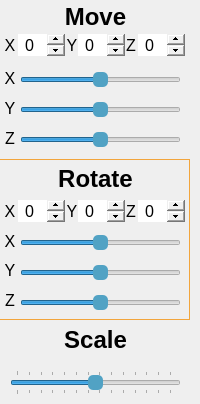
    <widget class="QWidget" name="transform">
     <attribute name="title">
      <string>Transform</string>
     </attribute>
     <widget class="QSpinBox" name="spinBox_rotX">
      <property name="geometry">
       <rect>
        <x>18</x>
        <y>200</y>
        <width>47</width>
        <height>22</height>
       </rect>
      </property>
      <property name="font">
       <font>
        <pointsize>12</pointsize>
       </font>
      </property>
      <property name="styleSheet">
       <string notr="true">QSpinBox
{
    border-style: none;
    border-radius: 5px;
    margin-left: -5px
}
QSpinBox::down-button{
    width: 18
}
QSpinBox::up-button{
    width: 18
}</string>
      </property>
      <property name="alignment">
       <set>Qt::AlignCenter</set>
      </property>
      <property name="minimum">
       <number>-180</number>
      </property>
      <property name="maximum">
       <number>180</number>
      </property>
      <property name="singleStep">
       <number>10</number>
      </property>
     </widget>
     <widget class="QSpinBox" name="spinBox_rotY">
      <property name="geometry">
       <rect>
        <x>78</x>
        <y>200</y>
        <width>47</width>
        <height>22</height>
       </rect>
      </property>
      <property name="font">
       <font>
        <pointsize>12</pointsize>
       </font>
      </property>
      <property name="styleSheet">
       <string notr="true">QSpinBox
{
    border-style: none;
    border-radius: 5px;
    margin-left: -5px
}
QSpinBox::down-button{
    width: 18
}
QSpinBox::up-button{
    width: 18
}</string>
      </property>
      <property name="alignment">
       <set>Qt::AlignCenter</set>
      </property>
      <property name="minimum">
       <number>-180</number>
      </property>
      <property name="maximum">
       <number>180</number>
      </property>
      <property name="singleStep">
       <number>10</number>
      </property>
     </widget>
     <widget class="QSpinBox" name="spinBox_rotZ">
      <property name="geometry">
       <rect>
        <x>138</x>
        <y>200</y>
        <width>47</width>
        <height>22</height>
       </rect>
      </property>
      <property name="font">
       <font>
        <pointsize>12</pointsize>
       </font>
      </property>
      <property name="styleSheet">
       <string notr="true">QSpinBox
{
    border-style: none;
    border-radius: 5px;
    margin-left: -5px
}
QSpinBox::down-button{
    width: 18
}
QSpinBox::up-button{
    width: 18
}</string>
      </property>
      <property name="alignment">
       <set>Qt::AlignCenter</set>
      </property>
      <property name="minimum">
       <number>-180</number>
      </property>
      <property name="maximum">
       <number>180</number>
      </property>
      <property name="singleStep">
       <number>10</number>
      </property>
     </widget>
     <widget class="QSlider" name="horizontalSlider_rotX">
      <property name="geometry">
       <rect>
        <x>20</x>
        <y>230</y>
        <width>161</width>
        <height>25</height>
       </rect>
      </property>
      <property name="styleSheet">
       <string notr="true">QSlider::handle:horizontal { 
	background-color: #51a2c4; 
	width: 50px; 
	height: 50px; 
	border-radius: 5px; 
}</string>
      </property>
      <property name="minimum">
       <number>-180</number>
      </property>
      <property name="maximum">
       <number>180</number>
      </property>
      <property name="orientation">
       <enum>Qt::Horizontal</enum>
      </property>
     </widget>
     <widget class="QSlider" name="horizontalSlider_rotY">
      <property name="geometry">
       <rect>
        <x>20</x>
        <y>260</y>
        <width>161</width>
        <height>25</height>
       </rect>
      </property>
      <property name="styleSheet">
       <string notr="true">QSlider::handle:horizontal { 
	background-color: #51a2c4; 
	width: 50px; 
	height: 50px; 
	border-radius: 5px; 
}</string>
      </property>
      <property name="minimum">
       <number>-180</number>
      </property>
      <property name="maximum">
       <number>180</number>
      </property>
      <property name="orientation">
       <enum>Qt::Horizontal</enum>
      </property>
     </widget>
     <widget class="QSlider" name="horizontalSlider_rotZ">
      <property name="geometry">
       <rect>
        <x>20</x>
        <y>290</y>
        <width>161</width>
        <height>25</height>
       </rect>
      </property>
      <property name="styleSheet">
       <string notr="true">QSlider::handle:horizontal { 
	background-color: #51a2c4; 
	width: 50px; 
	height: 50px; 
	border-radius: 5px; 
}</string>
      </property>
      <property name="minimum">
       <number>-180</number>
      </property>
      <property name="maximum">
       <number>180</number>
      </property>
      <property name="orientation">
       <enum>Qt::Horizontal</enum>
      </property>
     </widget>
     <widget class="QSlider" name="horizontalSlider_Scale">
      <property name="geometry">
       <rect>
        <x>10</x>
        <y>370</y>
        <width>171</width>
        <height>25</height>
       </rect>
      </property>
      <property name="styleSheet">
       <string notr="true">QSlider::handle:horizontal { 
	background-color: #51a2c4; 
	width: 50px; 
	height: 50px; 
	border-radius: 5px; 
}</string>
      </property>
      <property name="minimum">
       <number>1</number>
      </property>
      <property name="maximum">
       <number>200</number>
      </property>
      <property name="value">
       <number>100</number>
      </property>
      <property name="orientation">
       <enum>Qt::Horizontal</enum>
      </property>
      <property name="tickPosition">
       <enum>QSlider::TicksBothSides</enum>
      </property>
      <property name="tickInterval">
       <number>15</number>
      </property>
     </widget>
     <widget class="QLabel" name="label_Scale">
      <property name="geometry">
       <rect>
        <x>0</x>
        <y>330</y>
        <width>191</width>
        <height>20</height>
       </rect>
      </property>
      <property name="font">
       <font>
        <pointsize>18</pointsize>
        <weight>75</weight>
        <bold>true</bold>
       </font>
      </property>
      <property name="styleSheet">
       <string notr="true">QLabel {
	color: black;
}</string>
      </property>
      <property name="text">
       <string>Scale</string>
      </property>
      <property name="alignment">
       <set>Qt::AlignCenter</set>
      </property>
     </widget>
     <widget class="QLabel" name="label_Rotate">
      <property name="geometry">
       <rect>
        <x>0</x>
        <y>169</y>
        <width>191</width>
        <height>20</height>
       </rect>
      </property>
      <property name="font">
       <font>
        <pointsize>18</pointsize>
        <weight>75</weight>
        <bold>true</bold>
       </font>
      </property>
      <property name="styleSheet">
       <string notr="true">QLabel {
	color: black;
}</string>
      </property>
      <property name="text">
       <string>Rotate</string>
      </property>
      <property name="alignment">
       <set>Qt::AlignCenter</set>
      </property>
     </widget>
     <widget class="QLabel" name="label_Move">
      <property name="geometry">
       <rect>
        <x>0</x>
        <y>7</y>
        <width>191</width>
        <height>20</height>
       </rect>
      </property>
      <property name="font">
       <font>
        <pointsize>18</pointsize>
        <weight>75</weight>
        <bold>true</bold>
       </font>
      </property>
      <property name="styleSheet">
       <string notr="true">QLabel {
	color: black;
}</string>
      </property>
      <property name="text">
       <string>Move</string>
      </property>
      <property name="alignment">
       <set>Qt::AlignCenter</set>
      </property>
     </widget>
     <widget class="QLabel" name="label_Xr">
      <property name="geometry">
       <rect>
        <x>2</x>
        <y>203</y>
        <width>16</width>
        <height>16</height>
       </rect>
      </property>
      <property name="font">
       <font>
        <pointsize>12</pointsize>
       </font>
      </property>
      <property name="styleSheet">
       <string notr="true">QLabel {
	color: black;
}</string>
      </property>
      <property name="text">
       <string>X</string>
      </property>
      <property name="alignment">
       <set>Qt::AlignCenter</set>
      </property>
     </widget>
     <widget class="QLabel" name="label_Yr">
      <property name="geometry">
       <rect>
        <x>64</x>
        <y>203</y>
        <width>16</width>
        <height>16</height>
       </rect>
      </property>
      <property name="font">
       <font>
        <pointsize>12</pointsize>
       </font>
      </property>
      <property name="styleSheet">
       <string notr="true">QLabel {
	color: black;
}</string>
      </property>
      <property name="text">
       <string>Y</string>
      </property>
      <property name="alignment">
       <set>Qt::AlignCenter</set>
      </property>
     </widget>
     <widget class="QLabel" name="label_Zr">
      <property name="geometry">
       <rect>
        <x>123</x>
        <y>203</y>
        <width>16</width>
        <height>16</height>
       </rect>
      </property>
      <property name="font">
       <font>
        <pointsize>12</pointsize>
       </font>
      </property>
      <property name="styleSheet">
       <string notr="true">QLabel {
	color: black;
}</string>
      </property>
      <property name="text">
       <string>Z</string>
      </property>
      <property name="alignment">
       <set>Qt::AlignCenter</set>
      </property>
     </widget>
     <widget class="QLabel" name="label_Xr_Slider">
      <property name="geometry">
       <rect>
        <x>2</x>
        <y>233</y>
        <width>16</width>
        <height>16</height>
       </rect>
      </property>
      <property name="font">
       <font>
        <pointsize>12</pointsize>
       </font>
      </property>
      <property name="styleSheet">
       <string notr="true">QLabel {
	color: black;
}</string>
      </property>
      <property name="text">
       <string>X</string>
      </property>
      <property name="alignment">
       <set>Qt::AlignCenter</set>
      </property>
     </widget>
     <widget class="QLabel" name="label_Yr_Slider">
      <property name="geometry">
       <rect>
        <x>2</x>
        <y>261</y>
        <width>16</width>
        <height>18</height>
       </rect>
      </property>
      <property name="font">
       <font>
        <pointsize>12</pointsize>
       </font>
      </property>
      <property name="styleSheet">
       <string notr="true">QLabel {
	color: black;
}</string>
      </property>
      <property name="text">
       <string>Y</string>
      </property>
      <property name="alignment">
       <set>Qt::AlignCenter</set>
      </property>
     </widget>
     <widget class="QLabel" name="label_Zr_Slider">
      <property name="geometry">
       <rect>
        <x>2</x>
        <y>291</y>
        <width>16</width>
        <height>18</height>
       </rect>
      </property>
      <property name="font">
       <font>
        <pointsize>12</pointsize>
       </font>
      </property>
      <property name="styleSheet">
       <string notr="true">QLabel {
	color: black;
}</string>
      </property>
      <property name="text">
       <string>Z</string>
      </property>
      <property name="alignment">
       <set>Qt::AlignCenter</set>
      </property>
     </widget>
     <widget class="QLabel" name="label_transformBorder">
      <property name="geometry">
       <rect>
        <x>-1</x>
        <y>159</y>
        <width>191</width>
        <height>161</height>
       </rect>
      </property>
      <property name="styleSheet">
       <string notr="true">QLabel {
    border: 1px solid rgb(242, 165, 60);
}</string>
      </property>
      <property name="text">
       <string/>
      </property>
     </widget>
     <widget class="QLabel" name="label_Xm_Fact">
      <property name="geometry">
       <rect>
        <x>2</x>
        <y>70</y>
        <width>16</width>
        <height>16</height>
       </rect>
      </property>
      <property name="font">
       <font>
        <pointsize>12</pointsize>
       </font>
      </property>
      <property name="styleSheet">
       <string notr="true">QLabel {
	color: black;
}</string>
      </property>
      <property name="text">
       <string>X</string>
      </property>
      <property name="alignment">
       <set>Qt::AlignCenter</set>
      </property>
     </widget>
     <widget class="QLabel" name="label_Zm_Fact">
      <property name="geometry">
       <rect>
        <x>2</x>
        <y>130</y>
        <width>16</width>
        <height>16</height>
       </rect>
      </property>
      <property name="font">
       <font>
        <pointsize>12</pointsize>
       </font>
      </property>
      <property name="styleSheet">
       <string notr="true">QLabel {
	color: black;
}</string>
      </property>
      <property name="text">
       <string>Z</string>
      </property>
      <property name="alignment">
       <set>Qt::AlignCenter</set>
      </property>
     </widget>
     <widget class="QLabel" name="label_Ym_Fact">
      <property name="geometry">
       <rect>
        <x>2</x>
        <y>100</y>
        <width>16</width>
        <height>16</height>
       </rect>
      </property>
      <property name="font">
       <font>
        <pointsize>12</pointsize>
       </font>
      </property>
      <property name="styleSheet">
       <string notr="true">QLabel {
	color: black;
}</string>
      </property>
      <property name="text">
       <string>Y</string>
      </property>
      <property name="alignment">
       <set>Qt::AlignCenter</set>
      </property>
     </widget>
     <widget class="QSlider" name="horizontalSlider_moveX">
      <property name="geometry">
       <rect>
        <x>20</x>
        <y>67</y>
        <width>161</width>
        <height>25</height>
       </rect>
      </property>
      <property name="styleSheet">
       <string notr="true">QSlider::handle:horizontal { 
	background-color: #51a2c4; 
	width: 50px; 
	height: 50px; 
	border-radius: 5px; 
}</string>
      </property>
      <property name="minimum">
       <number>-100</number>
      </property>
      <property name="maximum">
       <number>100</number>
      </property>
      <property name="orientation">
       <enum>Qt::Horizontal</enum>
      </property>
     </widget>
     <widget class="QSlider" name="horizontalSlider_moveY">
      <property name="geometry">
       <rect>
        <x>20</x>
        <y>97</y>
        <width>161</width>
        <height>25</height>
       </rect>
      </property>
      <property name="styleSheet">
       <string notr="true">QSlider::handle:horizontal { 
	background-color: #51a2c4; 
	width: 50px; 
	height: 50px; 
	border-radius: 5px; 
}</string>
      </property>
      <property name="minimum">
       <number>-100</number>
      </property>
      <property name="maximum">
       <number>100</number>
      </property>
      <property name="orientation">
       <enum>Qt::Horizontal</enum>
      </property>
     </widget>
     <widget class="QSlider" name="horizontalSlider_moveZ">
      <property name="geometry">
       <rect>
        <x>20</x>
        <y>127</y>
        <width>161</width>
        <height>25</height>
       </rect>
      </property>
      <property name="styleSheet">
       <string notr="true">QSlider::handle:horizontal { 
	background-color: #51a2c4; 
	width: 50px; 
	height: 50px; 
	border-radius: 5px; 
}</string>
      </property>
      <property name="minimum">
       <number>-100</number>
      </property>
      <property name="maximum">
       <number>100</number>
      </property>
      <property name="orientation">
       <enum>Qt::Horizontal</enum>
      </property>
     </widget>
     <widget class="QLabel" name="label_Xm">
      <property name="geometry">
       <rect>
        <x>2</x>
        <y>37</y>
        <width>16</width>
        <height>16</height>
       </rect>
      </property>
      <property name="font">
       <font>
        <pointsize>12</pointsize>
       </font>
      </property>
      <property name="styleSheet">
       <string notr="true">QLabel {
	color: black;
}</string>
      </property>
      <property name="text">
       <string>X</string>
      </property>
      <property name="alignment">
       <set>Qt::AlignCenter</set>
      </property>
     </widget>
     <widget class="QSpinBox" name="spinBox_MoveY">
      <property name="geometry">
       <rect>
        <x>78</x>
        <y>34</y>
        <width>47</width>
        <height>22</height>
       </rect>
      </property>
      <property name="font">
       <font>
        <pointsize>12</pointsize>
       </font>
      </property>
      <property name="styleSheet">
       <string notr="true">QSpinBox
{
    border-style: none;
    border-radius: 5px;
    margin-left: -5px
}
QSpinBox::down-button{
    width: 18
}
QSpinBox::up-button{
    width: 18
}</string>
      </property>
      <property name="alignment">
       <set>Qt::AlignCenter</set>
      </property>
      <property name="minimum">
       <number>-100</number>
      </property>
      <property name="maximum">
       <number>100</number>
      </property>
     </widget>
     <widget class="QLabel" name="label_Zm">
      <property name="geometry">
       <rect>
        <x>123</x>
        <y>37</y>
        <width>16</width>
        <height>16</height>
       </rect>
      </property>
      <property name="font">
       <font>
        <pointsize>12</pointsize>
       </font>
      </property>
      <property name="styleSheet">
       <string notr="true">QLabel {
	color: black;
}</string>
      </property>
      <property name="text">
       <string>Z</string>
      </property>
      <property name="alignment">
       <set>Qt::AlignCenter</set>
      </property>
     </widget>
     <widget class="QLabel" name="label_Ym">
      <property name="geometry">
       <rect>
        <x>64</x>
        <y>37</y>
        <width>16</width>
        <height>16</height>
       </rect>
      </property>
      <property name="font">
       <font>
        <pointsize>12</pointsize>
       </font>
      </property>
      <property name="styleSheet">
       <string notr="true">QLabel {
	color: black;
}</string>
      </property>
      <property name="text">
       <string>Y</string>
      </property>
      <property name="alignment">
       <set>Qt::AlignCenter</set>
      </property>
     </widget>
     <widget class="QSpinBox" name="spinBox_MoveZ">
      <property name="geometry">
       <rect>
        <x>138</x>
        <y>34</y>
        <width>47</width>
        <height>22</height>
       </rect>
      </property>
      <property name="font">
       <font>
        <pointsize>12</pointsize>
       </font>
      </property>
      <property name="styleSheet">
       <string notr="true">QSpinBox
{
    border-style: none;
    border-radius: 5px;
    margin-left: -5px
}
QSpinBox::down-button{
    width: 18
}
QSpinBox::up-button{
    width: 18
}</string>
      </property>
      <property name="alignment">
       <set>Qt::AlignCenter</set>
      </property>
      <property name="minimum">
       <number>-100</number>
      </property>
      <property name="maximum">
       <number>100</number>
      </property>
     </widget>
     <widget class="QSpinBox" name="spinBox_MoveX">
      <property name="geometry">
       <rect>
        <x>18</x>
        <y>34</y>
        <width>47</width>
        <height>22</height>
       </rect>
      </property>
      <property name="font">
       <font>
        <pointsize>12</pointsize>
       </font>
      </property>
      <property name="styleSheet">
       <string notr="true">QSpinBox
{
    border-style: none;
    border-radius: 5px;
    margin-left: -5px
}
QSpinBox::down-button{
    width: 18
}
QSpinBox::up-button{
    width: 18
}</string>
      </property>
      <property name="alignment">
       <set>Qt::AlignCenter</set>
      </property>
      <property name="minimum">
       <number>-100</number>
      </property>
      <property name="maximum">
       <number>100</number>
      </property>
      <property name="value">
       <number>0</number>
      </property>
     </widget>
     <zorder>label_transformBorder</zorder>
     <zorder>label_Rotate</zorder>
     <zorder>horizontalSlider_rotX</zorder>
     <zorder>label_Move</zorder>
     <zorder>horizontalSlider_Scale</zorder>
     <zorder>spinBox_rotY</zorder>
     <zorder>label_Zr</zorder>
     <zorder>label_Yr_Slider</zorder>
     <zorder>horizontalSlider_rotZ</zorder>
     <zorder>horizontalSlider_rotY</zorder>
     <zorder>label_Xr</zorder>
     <zorder>label_Zr_Slider</zorder>
     <zorder>label_Scale</zorder>
     <zorder>label_Yr</zorder>
     <zorder>spinBox_rotZ</zorder>
     <zorder>spinBox_rotX</zorder>
     <zorder>label_Xr_Slider</zorder>
     <zorder>label_Xm_Fact</zorder>
     <zorder>label_Zm_Fact</zorder>
     <zorder>label_Ym_Fact</zorder>
     <zorder>horizontalSlider_moveX</zorder>
     <zorder>horizontalSlider_moveY</zorder>
     <zorder>horizontalSlider_moveZ</zorder>
     <zorder>label_Xm</zorder>
     <zorder>spinBox_MoveY</zorder>
     <zorder>label_Zm</zorder>
     <zorder>label_Ym</zorder>
     <zorder>spinBox_MoveZ</zorder>
     <zorder>spinBox_MoveX</zorder>
    </widget>
